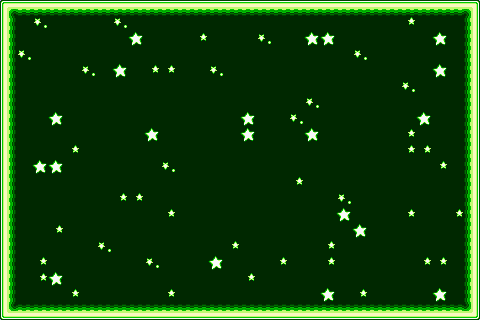

This is a level from a 2D game, rendered from its Tiled map with the project's own tilesets. A one-line summary and the complete map file follow:
An orthogonal 30x20 tile map with 16x16 px tiles, 2 tile layers (Tile Layer 1, Tile Layer 2).

<map version="1.10" tiledversion="1.11.2" orientation="orthogonal" renderorder="right-down" width="30" height="20" tilewidth="16" tileheight="16" infinite="0" nextlayerid="3" nextobjectid="1">
 <tileset firstgid="1" source="1.tsx" />
 <layer id="1" name="Tile Layer 1" width="30" height="20">
  <data encoding="csv">
1,29,29,29,29,29,29,29,29,29,29,29,29,29,29,29,29,29,29,29,29,29,29,29,29,29,29,29,29,2,
43,31,46,31,31,31,31,46,31,31,31,31,31,31,31,31,31,31,31,31,31,31,31,31,31,32,31,31,31,30,
43,31,31,31,31,31,31,31,45,31,31,31,32,31,31,31,46,31,31,45,45,31,31,31,31,31,31,45,31,30,
43,46,31,31,31,31,31,31,31,31,31,31,31,31,31,31,31,31,31,31,31,31,46,31,31,31,31,31,31,30,
43,31,31,31,31,46,31,45,31,32,32,31,31,46,31,31,31,31,31,31,31,31,31,31,31,31,31,45,31,30,
43,31,31,31,31,31,31,31,31,31,31,31,31,31,31,31,31,31,31,31,31,31,31,31,31,46,31,31,31,30,
43,31,31,31,31,31,31,31,31,31,31,31,31,31,31,31,31,31,31,46,31,31,31,31,31,31,31,31,31,30,
43,31,31,45,31,31,31,31,31,31,31,31,31,31,31,45,31,31,46,31,31,31,31,31,31,31,45,31,31,30,
43,31,31,31,31,31,31,31,31,45,31,31,31,31,31,45,31,31,31,45,31,31,31,31,31,32,31,31,31,30,
43,31,31,31,32,31,31,31,31,31,31,31,31,31,31,31,31,31,31,31,31,31,31,31,31,32,32,31,31,30,
43,31,45,45,31,31,31,31,31,31,46,31,31,31,31,31,31,31,31,31,31,31,31,31,31,31,31,32,31,30,
43,31,31,31,31,31,31,31,31,31,31,31,31,31,31,31,31,31,32,31,31,31,31,31,31,31,31,31,31,30,
43,31,31,31,31,31,31,32,32,31,31,31,31,31,31,31,31,31,31,31,31,46,31,31,31,31,31,31,31,30,
43,31,31,31,31,31,31,31,31,31,32,31,31,31,31,31,31,31,31,31,31,45,31,31,31,32,31,31,32,30,
43,31,31,32,31,31,31,31,31,31,31,31,31,31,31,31,31,31,31,31,31,31,45,31,31,31,31,31,31,30,
43,31,31,31,31,31,46,31,31,31,31,31,31,31,32,31,31,31,31,31,32,31,31,31,31,31,31,31,31,30,
43,31,32,31,31,31,31,31,31,46,31,31,31,45,31,31,31,32,31,31,32,31,31,31,31,31,32,32,31,30,
43,31,32,45,31,31,31,31,31,31,31,31,31,31,31,32,31,31,31,31,31,31,31,31,31,31,31,31,31,30,
43,31,31,31,32,31,31,31,31,31,32,31,31,31,31,31,31,31,31,31,45,31,32,31,31,31,31,45,31,30,
15,44,44,44,44,44,44,44,44,44,44,44,44,44,44,44,44,44,44,44,44,44,44,44,44,44,44,44,44,16
</data>
 </layer>
 <layer id="2" name="Tile Layer 2" width="30" height="20">
  <data encoding="csv">
0,0,0,0,0,0,0,0,0,0,0,0,0,0,0,0,0,0,0,0,0,0,0,0,0,0,0,0,0,0,
0,0,0,0,0,0,0,0,0,0,0,0,0,0,0,0,0,0,0,0,0,0,0,0,0,0,0,0,0,0,
0,0,0,0,0,0,0,0,0,0,0,0,0,0,0,0,0,0,0,0,0,0,0,0,0,0,0,0,0,0,
0,0,0,0,0,0,0,0,0,0,0,0,0,0,0,0,0,0,0,0,0,0,0,0,0,0,0,0,0,0,
0,0,0,0,0,0,0,0,0,0,0,0,0,0,0,0,0,0,0,0,0,0,0,0,0,0,0,0,0,0,
0,0,0,0,0,0,0,0,0,0,0,0,0,0,0,0,0,0,0,0,0,0,0,0,0,0,0,0,0,0,
0,0,0,0,0,0,0,0,0,0,0,0,0,0,0,0,0,0,0,0,0,0,0,0,0,0,0,0,0,0,
0,0,0,0,0,0,0,0,0,0,0,0,0,0,0,0,0,0,0,0,0,0,0,0,0,0,0,0,0,0,
0,0,0,0,0,0,0,0,0,0,0,0,0,0,0,0,0,0,0,0,0,0,0,0,0,0,0,0,0,0,
0,0,0,0,0,0,0,0,0,0,0,0,0,0,0,0,0,0,0,0,0,0,0,0,0,0,0,0,0,0,
0,0,0,0,0,0,0,0,0,0,0,0,0,0,0,0,0,0,0,0,0,0,0,0,0,0,0,0,0,0,
0,0,0,0,0,0,0,0,0,0,0,0,0,0,0,0,0,0,0,0,0,0,0,0,0,0,0,0,0,0,
0,0,0,0,0,0,0,0,0,0,0,0,0,0,0,0,0,0,0,0,0,0,0,0,0,0,0,0,0,0,
0,0,0,0,0,0,0,0,0,0,0,0,0,0,0,0,0,0,0,0,0,0,0,0,0,0,0,0,0,0,
0,0,0,0,0,0,0,0,0,0,0,0,0,0,0,0,0,0,0,0,0,0,0,0,0,0,0,0,0,0,
0,0,0,0,0,0,0,0,0,0,0,0,0,0,0,0,0,0,0,0,0,0,0,0,0,0,0,0,0,0,
0,0,0,0,0,0,0,0,0,0,0,0,0,0,0,0,0,0,0,0,0,0,0,0,0,0,0,0,0,0,
0,0,0,0,0,0,0,0,0,0,0,0,0,0,0,0,0,0,0,0,0,0,0,0,0,0,0,0,0,0,
0,0,0,0,0,0,0,0,0,0,0,0,0,0,0,0,0,0,0,0,0,0,0,0,0,0,0,0,0,0,
0,0,0,0,0,0,0,0,0,0,0,0,0,0,0,0,0,0,0,0,0,0,0,0,0,0,0,0,0,0
</data>
 </layer>
</map>
